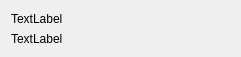
<?xml version="1.0" encoding="UTF-8"?>
<ui version="4.0">
 <class>showUserSet</class>
 <widget class="QWidget" name="showUserSet">
  <property name="geometry">
   <rect>
    <x>0</x>
    <y>0</y>
    <width>241</width>
    <height>57</height>
   </rect>
  </property>
  <property name="sizePolicy">
   <sizepolicy hsizetype="Preferred" vsizetype="Fixed">
    <horstretch>0</horstretch>
    <verstretch>0</verstretch>
   </sizepolicy>
  </property>
  <property name="windowTitle">
   <string>Form</string>
  </property>
  <layout class="QGridLayout" name="gridLayout">
   <item row="0" column="0">
    <widget class="QLabel" name="label">
     <property name="text">
      <string>TextLabel</string>
     </property>
    </widget>
   </item>
   <item row="1" column="0">
    <widget class="QLabel" name="label_2">
     <property name="text">
      <string>TextLabel</string>
     </property>
    </widget>
   </item>
  </layout>
 </widget>
 <resources/>
 <connections/>
</ui>
